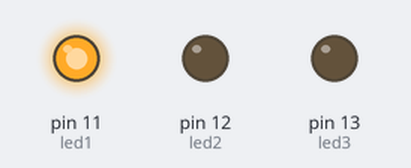
The sketch below on a simulated Arduino Uno, built with avr-gcc and run on an emulated ATmega328P. Shown: output pins drawn as LEDs (lit = HIGH).

Above: at 1.0 s.
At 5.0 s:
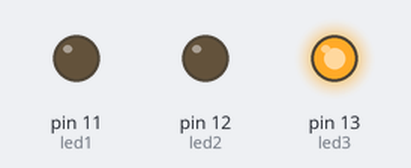
At 7.0 s:
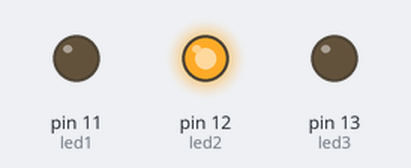
Timing chart, 0 to 13.0 s (numbered marks = the images above):
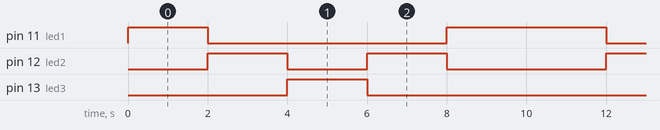

Measured:
- by itself, pin 11 (led1): repeats every 10.0 s: LOW 6.0 s, HIGH 4.0 s
- by itself, pin 12 (led2): repeats every 10.0 s: LOW 2.0 s, HIGH 2.0 s, LOW 4.0 s, HIGH 2.0 s
- by itself, pin 13 (led3): alternates HIGH for 2.0 s and LOW for 8.0 s

The sketch:

SemaforoSimples.ino
```cpp
//Semáforo simples
#define led1 11
#define led2 12
#define led3 13

int t1 = 2000;
int t2 = 3000;

void setup()
{
  pinMode(led1, OUTPUT); // define o pino 9 como saída
  pinMode(led2, OUTPUT); // define o pino 12 como saída
  pinMode(led3, OUTPUT); // define o pino 13 como saída

}

void loop()
{
  digitalWrite(led1, HIGH);
  delay(t1);
  digitalWrite(led1, LOW);
  digitalWrite(led2, HIGH);
  delay(t1);
  digitalWrite(led2, LOW);
  digitalWrite(led3, HIGH);
  delay(t1);
  digitalWrite(led3, LOW);
  digitalWrite(led2, HIGH);
  delay(t1);
  digitalWrite(led2, LOW);
  digitalWrite(led1, HIGH);
  delay(t1);
  digitalWrite(led1, LOW);
}
```
